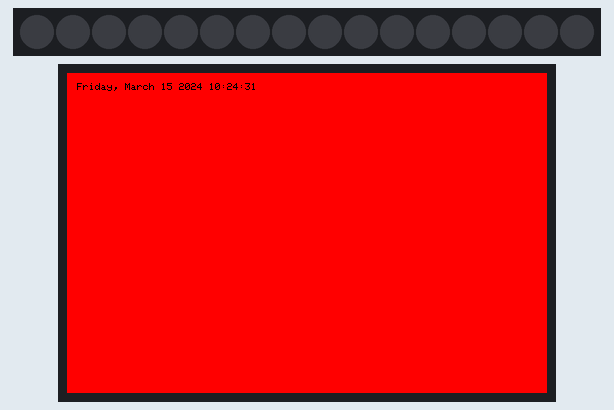
Bench run of a program on a simulated ESP32. Shown: 16 RGB LEDs in strip order, left to right, 480×320 colour display. WiFi joins after 1.5 s; servers stay silent unless stated; the local clock reads 2024-03-15 10:24:30 at power-on unless the program sets it; what the program prints to the serial monitor is not drawn.

Above: at 2.0 s.

The program:

main.cpp
```cpp
#include <Arduino.h>
#include <WiFi.h>
 #include <Adafruit_NeoPixel.h>
 #include <Arduino_GFX_Library.h>


#define LED_PIN    4

// How many NeoPixels are attached to the Arduino?
#define LED_COUNT 16

unsigned int last_time = 0;

Arduino_DataBus *bus = new Arduino_ESP32SPI(
     33 /*DC or DE*/, 15 /* CS */,
    14 /* SCK */, 13 /* MOSI */,  12  /*  12 MISO */, HSPI, true);


Arduino_ILI9488_18bit *panel = new Arduino_ILI9488_18bit(bus, 26, 3, false);

Adafruit_NeoPixel strip(LED_COUNT, LED_PIN, NEO_GRB + NEO_KHZ800);

void setTimezone(String timezone){
  Serial.printf("  Setting Timezone to %s\n",timezone.c_str());
  setenv("TZ",timezone.c_str(),1);  //  Now adjust the TZ.  Clock settings are adjusted to show the new local time
  tzset();
}

void initTime(String timezone){
  struct tm timeinfo;
  unsigned long elapse=millis();
  Serial.println("Setting up time");
  configTime(0, 0, "pool.ntp.org");    // First connect to NTP server, with 0 TZ offset
  bool tsuccess=false;
  while(millis()-elapse < 5000){
    if(!getLocalTime(&timeinfo)){
      Serial.println("  Failed to obtain time");
      delay(100);
    }
    else{
      Serial.println("  Got the time from NTP");
      setTimezone(timezone);
      tsuccess=true;
      break;
    }
  }
  if(!tsuccess){
    Serial.println("ntp timed out");
  }
}


void printLocalTime(){
  struct tm timeinfo;
  if(!getLocalTime(&timeinfo)){
    Serial.println("Failed to obtain time 1");
    return;
  }
  Serial.println(&timeinfo, "%A, %B %d %Y %H:%M:%S zone %Z %z ");
}


void setup() {
Serial.begin(115200);
WiFi.mode(WIFI_STA);
WiFi.begin("NETGEAR23","rustictree335"); //

while(WiFi.status() != WL_CONNECTED){
  Serial.print(".");
  delay(500);
}
Serial.println();
Serial.print("IP address: ");
Serial.println(WiFi.localIP());
initTime("EST5EDT,M3.2.0,M11.1.0");
strip.begin();           // INITIALIZE NeoPixel strip object (REQUIRED)
strip.show();            // Turn OFF all pixels ASAP
strip.setBrightness(255); // Set BRIGHTN
panel->begin();
panel->fillScreen(RED);
panel->setCursor(10,10);
panel->setTextColor(BLACK);
struct tm timeinfo;
if(!getLocalTime(&timeinfo)){
  Serial.println("Failed to obtain time 1");
}
panel->println(&timeinfo, "%A, %B %d %Y %H:%M:%S");


panel->println("Shabbat in five minutes");

}


void loop() {

if(millis()-last_time > 1000){
  last_time = millis();
  panel->fillScreen(RED);
  panel->setCursor(10,10);
  panel->setTextColor(BLACK);
  struct tm timeinfo;
  if(!getLocalTime(&timeinfo)){
    Serial.println("Failed to obtain time 1");
  }
  panel->println(&timeinfo, "%A, %B %d %Y %H:%M:%S");
}

  /*
  for(int i=0; i<strip.numPixels(); i++) { // For each pixel in strip...
    strip.setPixelColor(i, strip.Color(255,   0,   0));         //  Set pixel's color (in RAM)
    strip.show();                          //  Update strip to match
    delay(200);                           //  Pause for a moment
  }
  */
}
```

Measured:
- what the display in image 0 shows lasts 0.9 s, from 1.9 s to 2.8 s
